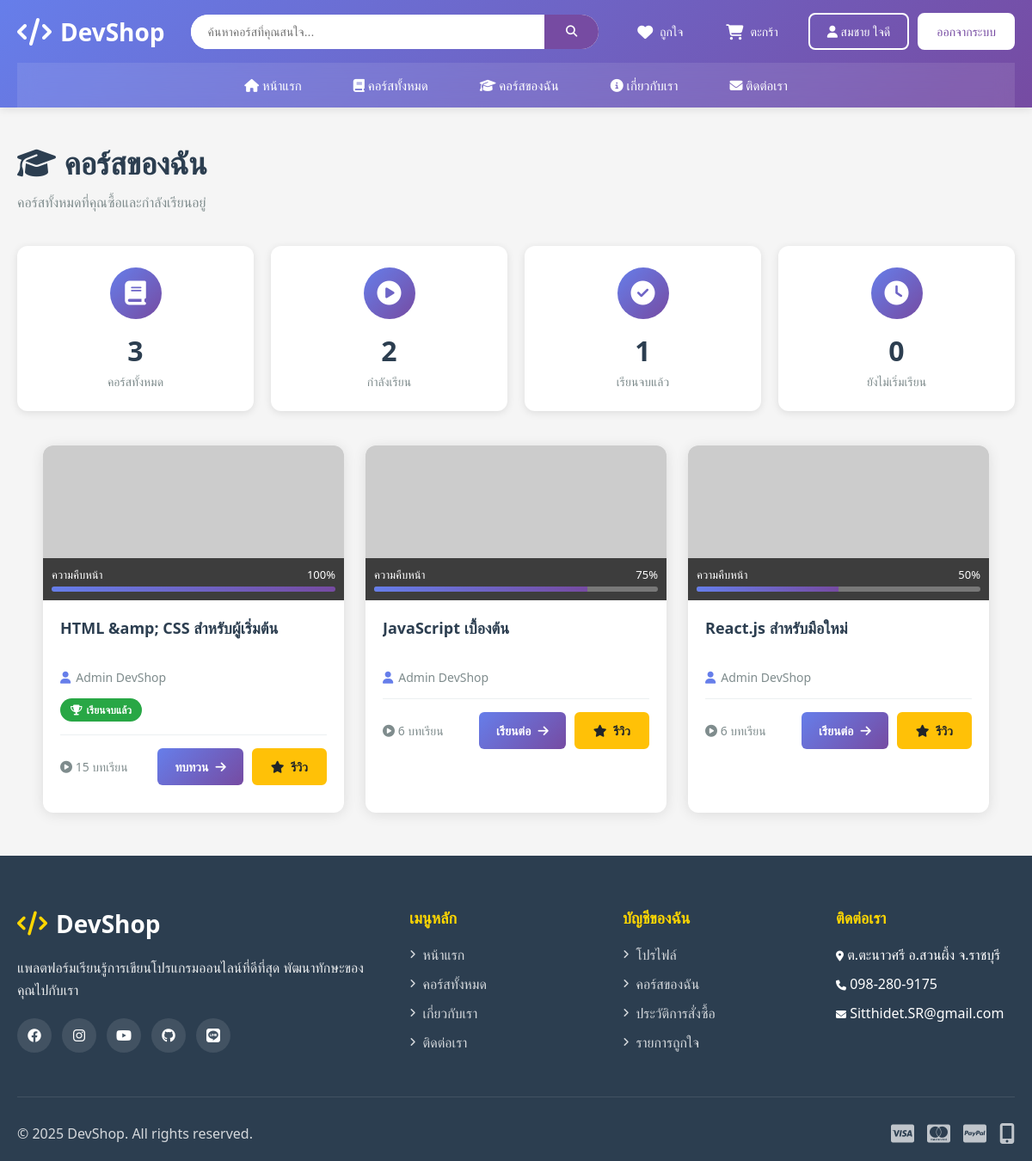
The page /my_courses.php (signed in) on the database its author committed.
### tables this page shows
CREATE TABLE `users` (
  `user_id` int NOT NULL AUTO_INCREMENT,
  `email` varchar(100) NOT NULL,
  `password` varchar(255) NOT NULL,
  `first_name` varchar(50) NOT NULL,
  `last_name` varchar(50) NOT NULL,
  `phone` varchar(20) DEFAULT NULL,
  `bio` text,
  `profile_image` varchar(255) DEFAULT NULL,
  `role` enum('student','instructor','admin') DEFAULT 'student',
  `status` enum('active','inactive','banned') DEFAULT 'active',
  `created_at` timestamp NULL DEFAULT CURRENT_TIMESTAMP,
  `updated_at` timestamp NULL DEFAULT CURRENT_TIMESTAMP ON UPDATE CURRENT_TIMESTAMP,
  PRIMARY KEY (`user_id`),
  UNIQUE KEY `email` (`email`),
  KEY `idx_email` (`email`),
  KEY `idx_role` (`role`)
);

CREATE TABLE `enrollments` (
  `enrollment_id` int NOT NULL AUTO_INCREMENT,
  `user_id` int NOT NULL,
  `course_id` int NOT NULL,
  `order_id` int DEFAULT NULL,
  `enrolled_at` timestamp NULL DEFAULT CURRENT_TIMESTAMP,
  `progress` int DEFAULT '0',
  `completed_at` timestamp NULL DEFAULT NULL,
  `certificate_issued` tinyint(1) DEFAULT '0',
  PRIMARY KEY (`enrollment_id`),
  UNIQUE KEY `unique_enrollment` (`user_id`,`course_id`),
  KEY `idx_user` (`user_id`),
  KEY `idx_course` (`course_id`),
  KEY `order_id` (`order_id`),
  CONSTRAINT `enrollments_ibfk_1` FOREIGN KEY (`user_id`) REFERENCES `users` (`user_id`) ON DELETE CASCADE,
  CONSTRAINT `enrollments_ibfk_2` FOREIGN KEY (`course_id`) REFERENCES `courses` (`course_id`) ON DELETE CASCADE,
  CONSTRAINT `enrollments_ibfk_3` FOREIGN KEY (`order_id`) REFERENCES `orders` (`order_id`) ON DELETE SET NULL
);

CREATE TABLE `courses` (
  `course_id` int NOT NULL AUTO_INCREMENT,
  `instructor_id` int NOT NULL,
  `category_id` int NOT NULL,
  `course_title` varchar(200) NOT NULL,
  `course_slug` varchar(200) NOT NULL,
  `description` text,
  `short_description` varchar(500) DEFAULT NULL,
  `thumbnail` varchar(255) DEFAULT NULL,
  `level` enum('beginner','intermediate','advanced') DEFAULT 'beginner',
  `price` decimal(10,2) NOT NULL,
  `discount_price` decimal(10,2) DEFAULT NULL,
  `duration_hours` decimal(5,2) DEFAULT NULL,
  `total_lectures` int DEFAULT '0',
  `status` enum('draft','published','archived') DEFAULT 'draft',
  `featured` tinyint(1) DEFAULT '0',
  `bestseller` tinyint(1) DEFAULT '0',
  `created_at` timestamp NULL DEFAULT CURRENT_TIMESTAMP,
  `updated_at` timestamp NULL DEFAULT CURRENT_TIMESTAMP ON UPDATE CURRENT_TIMESTAMP,
  PRIMARY KEY (`course_id`),
  UNIQUE KEY `course_slug` (`course_slug`),
  KEY `idx_slug` (`course_slug`),
  KEY `idx_instructor` (`instructor_id`),
  KEY `idx_category` (`category_id`),
  KEY `idx_status` (`status`),
  KEY `idx_featured` (`featured`),
  CONSTRAINT `courses_ibfk_1` FOREIGN KEY (`instructor_id`) REFERENCES `users` (`user_id`) ON DELETE CASCADE,
  CONSTRAINT `courses_ibfk_2` FOREIGN KEY (`category_id`) REFERENCES `categories` (`category_id`) ON DELETE RESTRICT
);

### my_courses.php (the view, shortened to what this page needs)
<?php
require_once 'includes/config.php';
$user_id = $_SESSION['user_id'];
$sql = "SELECT e.*, c.course_title, c.thumbnail, c.description,
        CONCAT(u.first_name, ' ', u.last_name) as instructor_name,
        (SELECT COUNT(*) FROM lectures l
         JOIN sections s ON l.section_id = s.section_id
         WHERE s.course_id = c.course_id) as total_lessons
        FROM enrollments e
        JOIN courses c ON e.course_id = c.course_id
        LEFT JOIN users u ON c.instructor_id = u.user_id
        WHERE e.user_id = $user_id
        ORDER BY e.enrolled_at DESC";
$my_courses = $conn->query($sql)->fetch_all(MYSQLI_ASSOC);
?>
<!DOCTYPE html>
<html lang="th">
<head>
    <link rel="stylesheet" href="assets/css/style.css?v=<?php echo time(); ?>">
    <link rel="stylesheet" href="https://cdnjs.cloudflare.com/ajax/libs/font-awesome/6.4.0/css/all.min.css">
    <link rel="stylesheet" href="assets/css/my-courses.css">
    <link rel="stylesheet" href="https://cdn.jsdelivr.net/npm/sweetalert2@11/dist/sweetalert2.min.css">
</head>
<body>
    <?php include 'includes/header.php'; ?>
    <div class="my-courses-container">
        <div class="page-header">
            <h1><i class="fas fa-graduation-cap"></i> คอร์สของฉัน</h1>
            <p>คอร์สทั้งหมดที่คุณซื้อและกำลังเรียนอยู่</p>
        </div>
        <?php if (!empty($my_courses)): ?>
            <div class="stats-grid">
                <div class="stat-card">
                    <div class="stat-icon">
                        <i class="fas fa-book"></i>
                    </div>
                    <div class="stat-value"><?php echo count($my_courses); ?></div>
                    <div class="stat-label">คอร์สทั้งหมด</div>
                </div>
                <div class="stat-card">
                    <div class="stat-icon">
                        <i class="fas fa-play-circle"></i>
                    </div>
                    <div class="stat-value">
                        <?php
                        $in_progress = array_filter($my_courses, function($c) {
                            return $c['progress'] > 0 && $c['progress'] < 100;
                        });
                        echo count($in_progress);
                        ?>
                    </div>
                    <div class="stat-label">กำลังเรียน</div>
                </div>
                <div class="stat-card">
                    <div class="stat-icon">
                        <i class="fas fa-check-circle"></i>
                    </div>
                    <div class="stat-value">
                        <?php
                        $completed = array_filter($my_courses, function($c) {
                            return $c['progress'] == 100;
                        });
                        echo count($completed);
                        ?>
                    </div>
                    <div class="stat-label">เรียนจบแล้ว</div>
                </div>
                <div class="stat-card">
                    <div class="stat-icon">
                        <i class="fas fa-clock"></i>
                    </div>
                    <div class="stat-value">
                        <?php
                        $not_started = array_filter($my_courses, function($c) {
                            return $c['progress'] == 0;
                        });
                        echo count($not_started);
                        ?>
                    </div>
                    <div class="stat-label">ยังไม่เริ่มเรียน</div>
                </div>
            </div>
            <div class="courses-grid">
                <?php foreach ($my_courses as $course): ?>
                    <div class="course-card">
                        <div class="course-image-container">
                            <img src="<?php echo htmlspecialchars($course['thumbnail']); ?>"
                                 alt="<?php echo htmlspecialchars($course['course_title']); ?>"
                                 class="course-thumbnail">
                            <div class="course-progress-overlay">
                                <div style="display: flex; justify-content: space-between; align-items: center; font-size: 13px;">
                                    <span>ความคืบหน้า</span>
                                    <span><?php echo $course['progress']; ?>%</span>
                                </div>
                                <div class="progress-bar">
                                    <div class="progress-fill" style="width: <?php echo $course['progress']; ?>%"></div>
                                </div>
                            </div>
                        </div>
                        <div class="course-body">
                            <h3 class="course-title"><?php echo htmlspecialchars($course['course_title']); ?></h3>
                            <div class="course-instructor">
                                <i class="fas fa-user"></i> <?php echo htmlspecialchars($course['instructor_name']); ?>
                            </div>
                            <?php if ($course['progress'] == 100): ?>
                                <div style="margin-bottom: 15px;">
                                    <span class="completed-badge">
                                        <i class="fas fa-trophy"></i> เรียนจบแล้ว
                                    </span>
                                </div>
                            <?php endif; ?>
                            <div class="course-meta">
                                <div class="course-lessons">
                                    <i class="fas fa-play-circle"></i>
                                    <?php echo $course['total_lessons']; ?> บทเรียน
                                </div>
                                <div style="display: flex; gap: 10px; flex-wrap: wrap;">
                                    <a href="course_learn.php?id=<?php echo $course['course_id']; ?>" class="btn-continue">
                                        <?php echo $course['progress'] == 0 ? 'เริ่มเรียน' : ($course['progress'] == 100 ? 'ทบทวน' : 'เรียนต่อ'); ?>
                                        <i class="fas fa-arrow-right"></i>
                                    </a>
                                    <a href="course_review.php?course_id=<?php echo $course['course_id']; ?>" class="btn-review">
                                        <i class="fas fa-star"></i> รีวิว
                                    </a>
                                </div>
                            </div>
                        </div>
                    </div>
                <?php endforeach; ?>
            </div>
        <?php endif; ?>
    </div>
    <?php include 'includes/footer.php'; ?>
</body>
</html>

### includes/header.php (shortened to what this page needs)
<?php
$is_logged_in = isset($_SESSION['user_id']);
$user_id = $is_logged_in ? $_SESSION['user_id'] : null;
if ($is_logged_in) {
    $user_result = $conn->query("SELECT first_name, last_name FROM users WHERE user_id = $user_id");
    if ($user_result && $user_result->num_rows > 0) {
        $user_data = $user_result->fetch_assoc();
        $user_name = $user_data['first_name'] . ' ' . $user_data['last_name'];
    } else {
        $user_name = $_SESSION['user_name'] ?? '';
    }
} else {
    $user_name = '';
}
?>
<header class="header">
    <div class="header-container">
        <div class="header-top">
            <a href="index.php" class="logo">
                <i class="fas fa-code"></i>
                <span class="logo-text">DevShop</span>
            </a>
            <div class="search-bar">
                <form class="search-form" action="search.php" method="GET">
                    <input type="text" class="search-input" name="q" placeholder="ค้นหาคอร์สที่คุณสนใจ..." value="<?php echo isset($_GET['q']) ? htmlspecialchars($_GET['q']) : ''; ?>">
                    <button type="submit" class="search-btn">
                        <i class="fas fa-search"></i>
                    </button>
                </form>
            </div>
            <div class="header-actions">
                <a href="wishlist.php" class="action-btn" title="รายการถูกใจ">
                    <i class="fas fa-heart"></i>
                    <span>ถูกใจ</span>
                </a>
                <a href="cart.php" class="action-btn" title="ตะกร้าสินค้า">
                    <i class="fas fa-shopping-cart"></i>
                    <span>ตะกร้า</span>
                </a>
                <div class="auth-buttons">
                    <?php if ($is_logged_in): ?>
                        <a href="profile.php" class="btn-login">
                            <i class="fas fa-user"></i> <?php echo htmlspecialchars($user_name); ?>
                        </a>
                        <a href="logout.php" class="btn-register">ออกจากระบบ</a>
                    <?php else: ?>
                        <a href="login.php" class="btn-login">เข้าสู่ระบบ</a>
                        <a href="register.php" class="btn-register">สมัครสมาชิก</a>
                    <?php endif; ?>
                </div>
            </div>
        </div>
        <nav class="nav-menu">
            <ul class="nav-list">
                <li class="nav-item"><a href="index.php"><i class="fas fa-home"></i> หน้าแรก</a></li>
                <li class="nav-item"><a href="courses.php"><i class="fas fa-book"></i> คอร์สทั้งหมด</a></li>
                <?php if ($is_logged_in): ?>
                    <li class="nav-item"><a href="my_courses.php"><i class="fas fa-graduation-cap"></i> คอร์สของฉัน</a></li>
                <?php endif; ?>
                <li class="nav-item"><a href="about.php"><i class="fas fa-info-circle"></i> เกี่ยวกับเรา</a></li>
                <li class="nav-item"><a href="contact.php"><i class="fas fa-envelope"></i> ติดต่อเรา</a></li>
            </ul>
        </nav>
    </div>
</header>

### assets/css/style.css (style rules this page uses)
* { margin: 0; padding: 0; box-sizing: border-box; }
body { font-family: 'Segoe UI', Tahoma, Geneva, Verdana, sans-serif; background-color: #f5f5f5; }
.header { background: linear-gradient(135deg, #667eea 0%, #764ba2 100%); box-shadow: 0 2px 10px rgba(0,0,0,0.1); position: sticky; top: 0; z-index: 1000; }
.header-container { max-width: 1200px; margin: 0 auto; padding: 0 20px; }
.header-top { display: flex; justify-content: space-between; align-items: center; padding: 15px 0; }
.logo { display: flex; align-items: center; text-decoration: none; color: white; }
.logo i { font-size: 32px; margin-right: 10px; }
.logo-text { font-size: 28px; font-weight: bold; }
.search-bar { flex: 1; max-width: 500px; margin: 0 30px; }
.search-form { display: flex; background: white; border-radius: 25px; overflow: hidden; }
.search-input { flex: 1; border: none; padding: 12px 20px; font-size: 14px; outline: none; }
.search-btn { background: #764ba2; border: none; padding: 0 25px; color: white; cursor: pointer; transition: background 0.3s; }
.header-actions { display: flex; gap: 20px; align-items: center; }
.action-btn { position: relative; background: none; border: none; color: white; cursor: pointer; padding: 8px 15px; border-radius: 8px; transition: background 0.3s; text-decoration: none; display: flex; align-items: center; gap: 8px; font-size: 14px; }
.action-btn i { font-size: 18px; }
.auth-buttons { display: flex; gap: 10px; }
.btn-login, .btn-register { padding: 10px 20px; border-radius: 8px; text-decoration: none; font-size: 14px; font-weight: 500; transition: all 0.3s; }
.btn-login { background: transparent; border: 2px solid white; color: white; }
.btn-register { background: white; color: #764ba2; border: 2px solid white; }
.nav-menu { background: rgba(255,255,255,0.1); backdrop-filter: blur(10px); }
.nav-list { list-style: none; display: flex; justify-content: center; gap: 30px; padding: 15px 0; }
.nav-item a { color: white; text-decoration: none; font-size: 15px; font-weight: 500; padding: 8px 15px; border-radius: 6px; transition: background 0.3s; }
.courses-grid { display: grid; grid-template-columns: repeat(auto-fill, minmax(280px, 1fr)); gap: 30px; margin-bottom: 50px; max-width: 1200px; margin-left: auto; margin-right: auto; }
.courses-grid:has(.course-card:nth-child(3):nth-last-child(1)) { grid-template-columns: repeat(3, minmax(280px, 350px)); justify-content: center; }
.course-card { background: white; border-radius: 12px; overflow: hidden; box-shadow: 0 2px 15px rgba(0, 0, 0, 0.1); transition: all 0.3s; position: relative; }
.course-meta { display: flex; justify-content: space-between; align-items: center; margin-bottom: 12px; font-size: 13px; color: #7f8c8d; }
.course-title { font-size: 18px; font-weight: 600; margin-bottom: 10px; color: #2c3e50; line-height: 1.4; }
.course-instructor { color: #6c757d; font-size: 14px; margin-bottom: 12px; display: flex; align-items: center; gap: 6px; }
.course-instructor i { color: #667eea; }
.course-title { font-size: 18px; font-weight: 700; color: #2c3e50; margin: 0 0 12px 0; line-height: 1.4; min-height: 50px; display: -webkit-box; -webkit-line-clamp: 2; -webkit-box-orient: vertical; overflow: hidden; }

### rows shown on the page
users: user_name "สมชาย ใจดี"
enrollments: progress "100", course.course_title "HTML &amp; CSS สำหรับผู้เริ่มต้น", instructor_name "Admin DevShop", shows "เรียนจบแล้ว", total_lessons "15", shows "ทบทวน"
enrollments: progress "75", course.course_title "JavaScript เบื้องต้น", instructor_name "Admin DevShop", total_lessons "6", shows "เรียนต่อ"
enrollments: progress "50", course.course_title "React.js สำหรับมือใหม่", instructor_name "Admin DevShop", total_lessons "6", shows "เรียนต่อ"

### other values the page prints
count($my_courses) "3"
count($in_progress) "2"
count($completed) "1"
count($not_started) "0"
